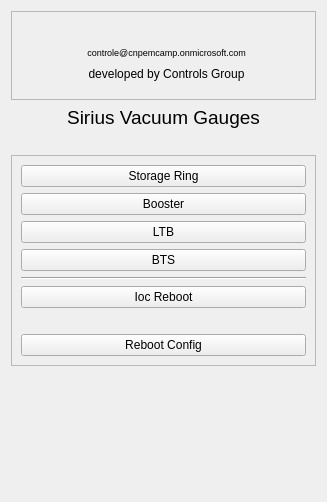
<?xml version="1.0" encoding="UTF-8"?>
<ui version="4.0">
 <class>Form</class>
 <widget class="QWidget" name="Form">
  <property name="geometry">
   <rect>
    <x>0</x>
    <y>0</y>
    <width>327</width>
    <height>502</height>
   </rect>
  </property>
  <property name="windowTitle">
   <string>Form</string>
  </property>
  <layout class="QGridLayout" name="gridLayout_4">
   <item row="0" column="0">
    <widget class="QFrame" name="frame">
     <property name="frameShape">
      <enum>QFrame::StyledPanel</enum>
     </property>
     <property name="frameShadow">
      <enum>QFrame::Raised</enum>
     </property>
     <layout class="QGridLayout" name="gridLayout_2">
      <item row="0" column="2">
       <widget class="QLabel" name="label_2">
        <property name="text">
         <string>&lt;html&gt;&lt;head/&gt;&lt;body&gt;&lt;p&gt;&lt;img src=&quot;images/CNPEM.jpg&quot;/&gt;&lt;/p&gt;&lt;/body&gt;&lt;/html&gt;</string>
        </property>
       </widget>
      </item>
      <item row="1" column="2">
       <widget class="QLabel" name="label_294">
        <property name="maximumSize">
         <size>
          <width>16777215</width>
          <height>15</height>
         </size>
        </property>
        <property name="palette">
         <palette>
          <active>
           <colorrole role="WindowText">
            <brush brushstyle="SolidPattern">
             <color alpha="255">
              <red>0</red>
              <green>0</green>
              <blue>255</blue>
             </color>
            </brush>
           </colorrole>
           <colorrole role="Button">
            <brush brushstyle="SolidPattern">
             <color alpha="255">
              <red>239</red>
              <green>235</green>
              <blue>231</blue>
             </color>
            </brush>
           </colorrole>
           <colorrole role="Light">
            <brush brushstyle="SolidPattern">
             <color alpha="255">
              <red>255</red>
              <green>255</green>
              <blue>255</blue>
             </color>
            </brush>
           </colorrole>
           <colorrole role="Midlight">
            <brush brushstyle="SolidPattern">
             <color alpha="255">
              <red>247</red>
              <green>245</green>
              <blue>243</blue>
             </color>
            </brush>
           </colorrole>
           <colorrole role="Dark">
            <brush brushstyle="SolidPattern">
             <color alpha="255">
              <red>119</red>
              <green>117</green>
              <blue>115</blue>
             </color>
            </brush>
           </colorrole>
           <colorrole role="Mid">
            <brush brushstyle="SolidPattern">
             <color alpha="255">
              <red>159</red>
              <green>157</green>
              <blue>154</blue>
             </color>
            </brush>
           </colorrole>
           <colorrole role="BrightText">
            <brush brushstyle="SolidPattern">
             <color alpha="255">
              <red>255</red>
              <green>255</green>
              <blue>255</blue>
             </color>
            </brush>
           </colorrole>
           <colorrole role="ButtonText">
            <brush brushstyle="SolidPattern">
             <color alpha="255">
              <red>0</red>
              <green>0</green>
              <blue>0</blue>
             </color>
            </brush>
           </colorrole>
           <colorrole role="Base">
            <brush brushstyle="SolidPattern">
             <color alpha="255">
              <red>255</red>
              <green>255</green>
              <blue>255</blue>
             </color>
            </brush>
           </colorrole>
           <colorrole role="Window">
            <brush brushstyle="SolidPattern">
             <color alpha="255">
              <red>239</red>
              <green>235</green>
              <blue>231</blue>
             </color>
            </brush>
           </colorrole>
           <colorrole role="Shadow">
            <brush brushstyle="SolidPattern">
             <color alpha="255">
              <red>0</red>
              <green>0</green>
              <blue>0</blue>
             </color>
            </brush>
           </colorrole>
           <colorrole role="AlternateBase">
            <brush brushstyle="SolidPattern">
             <color alpha="255">
              <red>247</red>
              <green>245</green>
              <blue>243</blue>
             </color>
            </brush>
           </colorrole>
           <colorrole role="ToolTipBase">
            <brush brushstyle="SolidPattern">
             <color alpha="255">
              <red>255</red>
              <green>255</green>
              <blue>220</blue>
             </color>
            </brush>
           </colorrole>
           <colorrole role="ToolTipText">
            <brush brushstyle="SolidPattern">
             <color alpha="255">
              <red>0</red>
              <green>0</green>
              <blue>0</blue>
             </color>
            </brush>
           </colorrole>
          </active>
          <inactive>
           <colorrole role="WindowText">
            <brush brushstyle="SolidPattern">
             <color alpha="255">
              <red>0</red>
              <green>0</green>
              <blue>0</blue>
             </color>
            </brush>
           </colorrole>
           <colorrole role="Button">
            <brush brushstyle="SolidPattern">
             <color alpha="255">
              <red>239</red>
              <green>235</green>
              <blue>231</blue>
             </color>
            </brush>
           </colorrole>
           <colorrole role="Light">
            <brush brushstyle="SolidPattern">
             <color alpha="255">
              <red>255</red>
              <green>255</green>
              <blue>255</blue>
             </color>
            </brush>
           </colorrole>
           <colorrole role="Midlight">
            <brush brushstyle="SolidPattern">
             <color alpha="255">
              <red>247</red>
              <green>245</green>
              <blue>243</blue>
             </color>
            </brush>
           </colorrole>
           <colorrole role="Dark">
            <brush brushstyle="SolidPattern">
             <color alpha="255">
              <red>119</red>
              <green>117</green>
              <blue>115</blue>
             </color>
            </brush>
           </colorrole>
           <colorrole role="Mid">
            <brush brushstyle="SolidPattern">
             <color alpha="255">
              <red>159</red>
              <green>157</green>
              <blue>154</blue>
             </color>
            </brush>
           </colorrole>
           <colorrole role="BrightText">
            <brush brushstyle="SolidPattern">
             <color alpha="255">
              <red>255</red>
              <green>255</green>
              <blue>255</blue>
             </color>
            </brush>
           </colorrole>
           <colorrole role="ButtonText">
            <brush brushstyle="SolidPattern">
             <color alpha="255">
              <red>0</red>
              <green>0</green>
              <blue>0</blue>
             </color>
            </brush>
           </colorrole>
           <colorrole role="Base">
            <brush brushstyle="SolidPattern">
             <color alpha="255">
              <red>255</red>
              <green>255</green>
              <blue>255</blue>
             </color>
            </brush>
           </colorrole>
           <colorrole role="Window">
            <brush brushstyle="SolidPattern">
             <color alpha="255">
              <red>239</red>
              <green>235</green>
              <blue>231</blue>
             </color>
            </brush>
           </colorrole>
           <colorrole role="Shadow">
            <brush brushstyle="SolidPattern">
             <color alpha="255">
              <red>0</red>
              <green>0</green>
              <blue>0</blue>
             </color>
            </brush>
           </colorrole>
           <colorrole role="AlternateBase">
            <brush brushstyle="SolidPattern">
             <color alpha="255">
              <red>247</red>
              <green>245</green>
              <blue>243</blue>
             </color>
            </brush>
           </colorrole>
           <colorrole role="ToolTipBase">
            <brush brushstyle="SolidPattern">
             <color alpha="255">
              <red>255</red>
              <green>255</green>
              <blue>220</blue>
             </color>
            </brush>
           </colorrole>
           <colorrole role="ToolTipText">
            <brush brushstyle="SolidPattern">
             <color alpha="255">
              <red>0</red>
              <green>0</green>
              <blue>0</blue>
             </color>
            </brush>
           </colorrole>
          </inactive>
          <disabled>
           <colorrole role="WindowText">
            <brush brushstyle="SolidPattern">
             <color alpha="255">
              <red>119</red>
              <green>117</green>
              <blue>115</blue>
             </color>
            </brush>
           </colorrole>
           <colorrole role="Button">
            <brush brushstyle="SolidPattern">
             <color alpha="255">
              <red>239</red>
              <green>235</green>
              <blue>231</blue>
             </color>
            </brush>
           </colorrole>
           <colorrole role="Light">
            <brush brushstyle="SolidPattern">
             <color alpha="255">
              <red>255</red>
              <green>255</green>
              <blue>255</blue>
             </color>
            </brush>
           </colorrole>
           <colorrole role="Midlight">
            <brush brushstyle="SolidPattern">
             <color alpha="255">
              <red>247</red>
              <green>245</green>
              <blue>243</blue>
             </color>
            </brush>
           </colorrole>
           <colorrole role="Dark">
            <brush brushstyle="SolidPattern">
             <color alpha="255">
              <red>119</red>
              <green>117</green>
              <blue>115</blue>
             </color>
            </brush>
           </colorrole>
           <colorrole role="Mid">
            <brush brushstyle="SolidPattern">
             <color alpha="255">
              <red>159</red>
              <green>157</green>
              <blue>154</blue>
             </color>
            </brush>
           </colorrole>
           <colorrole role="BrightText">
            <brush brushstyle="SolidPattern">
             <color alpha="255">
              <red>255</red>
              <green>255</green>
              <blue>255</blue>
             </color>
            </brush>
           </colorrole>
           <colorrole role="ButtonText">
            <brush brushstyle="SolidPattern">
             <color alpha="255">
              <red>119</red>
              <green>117</green>
              <blue>115</blue>
             </color>
            </brush>
           </colorrole>
           <colorrole role="Base">
            <brush brushstyle="SolidPattern">
             <color alpha="255">
              <red>239</red>
              <green>235</green>
              <blue>231</blue>
             </color>
            </brush>
           </colorrole>
           <colorrole role="Window">
            <brush brushstyle="SolidPattern">
             <color alpha="255">
              <red>239</red>
              <green>235</green>
              <blue>231</blue>
             </color>
            </brush>
           </colorrole>
           <colorrole role="Shadow">
            <brush brushstyle="SolidPattern">
             <color alpha="255">
              <red>0</red>
              <green>0</green>
              <blue>0</blue>
             </color>
            </brush>
           </colorrole>
           <colorrole role="AlternateBase">
            <brush brushstyle="SolidPattern">
             <color alpha="255">
              <red>239</red>
              <green>235</green>
              <blue>231</blue>
             </color>
            </brush>
           </colorrole>
           <colorrole role="ToolTipBase">
            <brush brushstyle="SolidPattern">
             <color alpha="255">
              <red>255</red>
              <green>255</green>
              <blue>220</blue>
             </color>
            </brush>
           </colorrole>
           <colorrole role="ToolTipText">
            <brush brushstyle="SolidPattern">
             <color alpha="255">
              <red>0</red>
              <green>0</green>
              <blue>0</blue>
             </color>
            </brush>
           </colorrole>
          </disabled>
         </palette>
        </property>
        <property name="font">
         <font>
          <pointsize>7</pointsize>
         </font>
        </property>
        <property name="text">
         <string>controle@cnpemcamp.onmicrosoft.com</string>
        </property>
        <property name="alignment">
         <set>Qt::AlignCenter</set>
        </property>
       </widget>
      </item>
      <item row="2" column="3">
       <spacer name="horizontalSpacer">
        <property name="orientation">
         <enum>Qt::Horizontal</enum>
        </property>
        <property name="sizeHint" stdset="0">
         <size>
          <width>40</width>
          <height>20</height>
         </size>
        </property>
       </spacer>
      </item>
      <item row="0" column="1" rowspan="4">
       <widget class="QLabel" name="label_3">
        <property name="text">
         <string>&lt;html&gt;&lt;head/&gt;&lt;body&gt;&lt;p&gt;&lt;img src=&quot;images/LNLS.png&quot;/&gt;&lt;/p&gt;&lt;/body&gt;&lt;/html&gt;</string>
        </property>
       </widget>
      </item>
      <item row="0" column="0">
       <spacer name="horizontalSpacer_2">
        <property name="orientation">
         <enum>Qt::Horizontal</enum>
        </property>
        <property name="sizeHint" stdset="0">
         <size>
          <width>40</width>
          <height>20</height>
         </size>
        </property>
       </spacer>
      </item>
      <item row="2" column="2">
       <widget class="QLabel" name="label_296">
        <property name="maximumSize">
         <size>
          <width>16777215</width>
          <height>20</height>
         </size>
        </property>
        <property name="text">
         <string>developed by Controls Group</string>
        </property>
        <property name="alignment">
         <set>Qt::AlignCenter</set>
        </property>
       </widget>
      </item>
     </layout>
    </widget>
   </item>
   <item row="5" column="0">
    <spacer name="verticalSpacer">
     <property name="orientation">
      <enum>Qt::Vertical</enum>
     </property>
     <property name="sizeHint" stdset="0">
      <size>
       <width>20</width>
       <height>0</height>
      </size>
     </property>
    </spacer>
   </item>
   <item row="1" column="0">
    <widget class="QLabel" name="label">
     <property name="font">
      <font>
       <pointsize>14</pointsize>
      </font>
     </property>
     <property name="text">
      <string>Sirius Vacuum Gauges</string>
     </property>
     <property name="alignment">
      <set>Qt::AlignCenter</set>
     </property>
    </widget>
   </item>
   <item row="3" column="0">
    <widget class="QFrame" name="frame_2">
     <property name="frameShape">
      <enum>QFrame::StyledPanel</enum>
     </property>
     <property name="frameShadow">
      <enum>QFrame::Raised</enum>
     </property>
     <layout class="QVBoxLayout" name="verticalLayout">
      <item>
       <widget class="PyDMRelatedDisplayButton" name="btnRing">
        <property name="toolTip">
         <string/>
        </property>
        <property name="whatsThis">
         <string>
    A QPushButton capable of opening a new Display at the same of at a
    new window.

    Parameters
    ----------
    init_channel : str, optional
        The channel to be used by the widget.

    filename : str, optional
        The file to be opened
    </string>
        </property>
        <property name="text">
         <string>Storage Ring</string>
        </property>
        <property name="displayFilename" stdset="0">
         <string>../python/storage_ring.py</string>
        </property>
       </widget>
      </item>
      <item>
       <widget class="PyDMRelatedDisplayButton" name="btnBooster">
        <property name="toolTip">
         <string/>
        </property>
        <property name="whatsThis">
         <string>
    A QPushButton capable of opening a new Display at the same of at a
    new window.

    Parameters
    ----------
    init_channel : str, optional
        The channel to be used by the widget.

    filename : str, optional
        The file to be opened
    </string>
        </property>
        <property name="text">
         <string>Booster</string>
        </property>
        <property name="displayFilename" stdset="0">
         <string>../python/booster.py</string>
        </property>
       </widget>
      </item>
      <item>
       <widget class="PyDMRelatedDisplayButton" name="btnLtb">
        <property name="toolTip">
         <string/>
        </property>
        <property name="whatsThis">
         <string>
    A QPushButton capable of opening a new Display at the same of at a
    new window.

    Parameters
    ----------
    init_channel : str, optional
        The channel to be used by the widget.

    filename : str, optional
        The file to be opened
    </string>
        </property>
        <property name="text">
         <string>LTB</string>
        </property>
        <property name="displayFilename" stdset="0">
         <string>../python/ltb.py</string>
        </property>
       </widget>
      </item>
      <item>
       <widget class="PyDMRelatedDisplayButton" name="btnBts">
        <property name="toolTip">
         <string/>
        </property>
        <property name="whatsThis">
         <string>
    A QPushButton capable of opening a new Display at the same of at a
    new window.

    Parameters
    ----------
    init_channel : str, optional
        The channel to be used by the widget.

    filename : str, optional
        The file to be opened
    </string>
        </property>
        <property name="text">
         <string>BTS</string>
        </property>
        <property name="displayFilename" stdset="0">
         <string>../python/bts.py</string>
        </property>
       </widget>
      </item>
      <item>
       <widget class="Line" name="line">
        <property name="orientation">
         <enum>Qt::Horizontal</enum>
        </property>
       </widget>
      </item>
      <item>
       <widget class="PyDMPushButton" name="btnIocReboot">
        <property name="toolTip">
         <string/>
        </property>
        <property name="whatsThis">
         <string>
    Basic PushButton to send a fixed value.

    The PyDMPushButton is meant to hold a specific value, and send that value
    to a channel when it is clicked, much like the MessageButton does in EDM.
    The PyDMPushButton works in two different modes of operation, first, a
    fixed value can be given to the :attr:`.pressValue` attribute, whenever the
    button is clicked a signal containing this value will be sent to the
    connected channel. This is the default behavior of the button. However, if
    the :attr:`.relativeChange` is set to True, the fixed value will be added
    to the current value of the channel. This means that the button will
    increment a channel by a fixed amount with every click, a consistent
    relative move

    Parameters
    ----------
    parent : QObject, optional
        Parent of PyDMPushButton

    label : str, optional
        String to place on button

    icon : QIcon, optional
        An Icon to display on the PyDMPushButton

    pressValue : int, float, str
        Value to be sent when the button is clicked

    relative : bool, optional
        Choice to have the button perform a relative put, instead of always
        setting to an absolute value

    init_channel : str, optional
        ID of channel to manipulate

    </string>
        </property>
        <property name="text">
         <string>Ioc Reboot</string>
        </property>
        <property name="showConfirmDialog" stdset="0">
         <bool>true</bool>
        </property>
        <property name="confirmMessage" stdset="0">
         <string>Are you sure you want to reboot the ioc?</string>
        </property>
       </widget>
      </item>
      <item>
       <widget class="QLabel" name="lbl_reboot">
        <property name="text">
         <string/>
        </property>
        <property name="alignment">
         <set>Qt::AlignCenter</set>
        </property>
       </widget>
      </item>
      <item>
       <widget class="PyDMRelatedDisplayButton" name="btnIocMan">
        <property name="toolTip">
         <string/>
        </property>
        <property name="whatsThis">
         <string>
    A QPushButton capable of opening a new Display at the same of at a
    new window.

    Parameters
    ----------
    init_channel : str, optional
        The channel to be used by the widget.

    filename : str, optional
        The file to be opened
    </string>
        </property>
        <property name="text">
         <string>Reboot Config</string>
        </property>
        <property name="displayFilename" stdset="0">
         <string>../python/iocMan.py</string>
        </property>
       </widget>
      </item>
     </layout>
    </widget>
   </item>
   <item row="2" column="0">
    <spacer name="verticalSpacer_2">
     <property name="orientation">
      <enum>Qt::Vertical</enum>
     </property>
     <property name="sizeType">
      <enum>QSizePolicy::Fixed</enum>
     </property>
     <property name="sizeHint" stdset="0">
      <size>
       <width>20</width>
       <height>20</height>
      </size>
     </property>
    </spacer>
   </item>
  </layout>
 </widget>
 <customwidgets>
  <customwidget>
   <class>PyDMPushButton</class>
   <extends>QPushButton</extends>
   <header>pydm.widgets.pushbutton</header>
  </customwidget>
  <customwidget>
   <class>PyDMRelatedDisplayButton</class>
   <extends>QPushButton</extends>
   <header>pydm.widgets.related_display_button</header>
  </customwidget>
 </customwidgets>
 <resources/>
 <connections/>
</ui>
